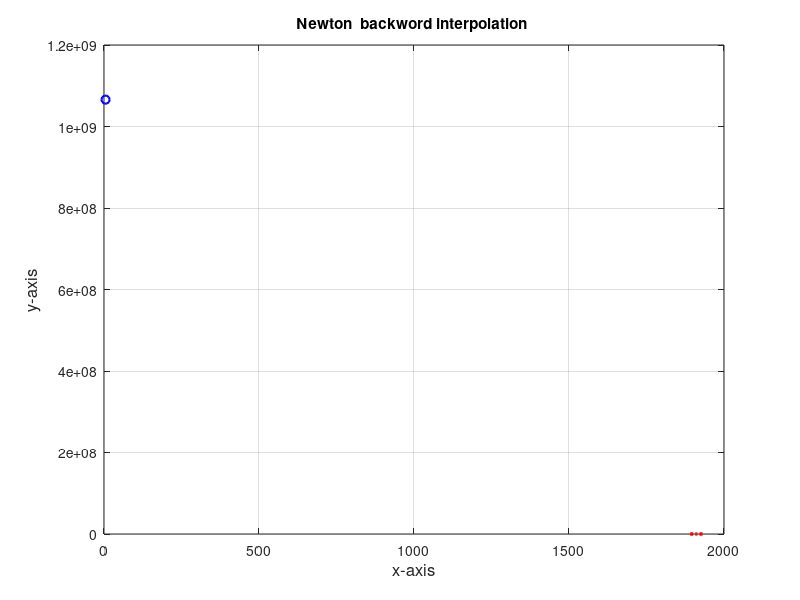

Write the MATLAB code that produced this figure.
clc
clear all
clear fig
disp('.....input......');
x=[1891 1901 1911 1921 1931];
y=[46 66 81 93 101];
m=length(y);
dt = zeros(m,m+1);
disp(m);
disp(dt)
for i=1:m
    dt(i,1)=x(i);
    dt(i,2)=y(i);
end
disp(dt);
n=m-1;
for j=3:m+1
    for i=1:n
        dt(i,j)=dt(i+1,j-1)-dt(i,j-1);
    end
    n=n-1;
end
disp(dt)
z=input('interpolated value');
h=abs(x(2)-x(1));
r=(z-x(1))/h;
sum=y(1);
p=1;
le=length(y)-1;
for i=1:le
    p=p*(r-i+1);
    sum = sum+(p*dt(1,1+2))/factorial(i);
end
fprintf('the required value at %2.f is =%.6f\n',z,sum);
    

plot(x,y,':r','linewidth',2.5);
hold on
plot(z,sum,'ob','linewidth',1.5);
grid on
title('Newton  backword interpolation ');

xlabel('x-axis','fontsize',12)
ylabel('y-axis','fontsize',12)
hold off





